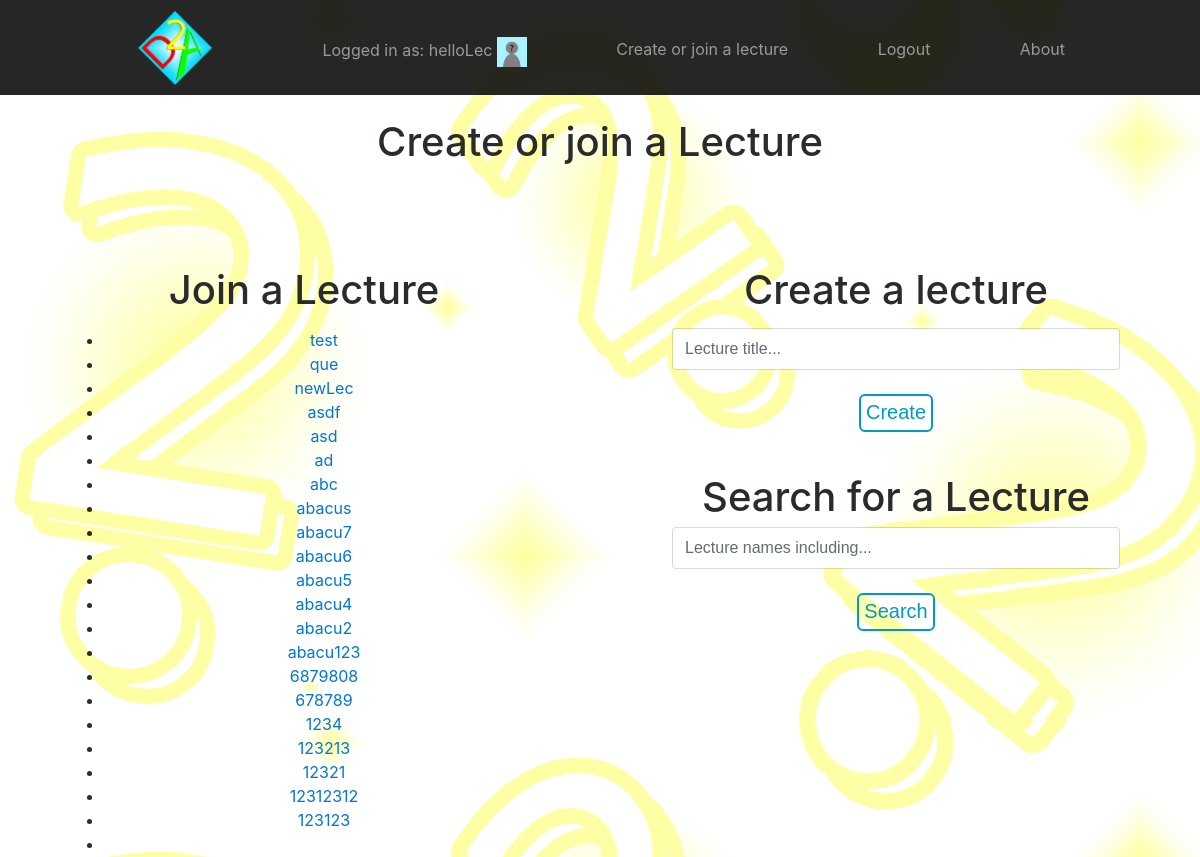
The page /dare2ask/lecture/ (signed in) on the database as committed earlier.
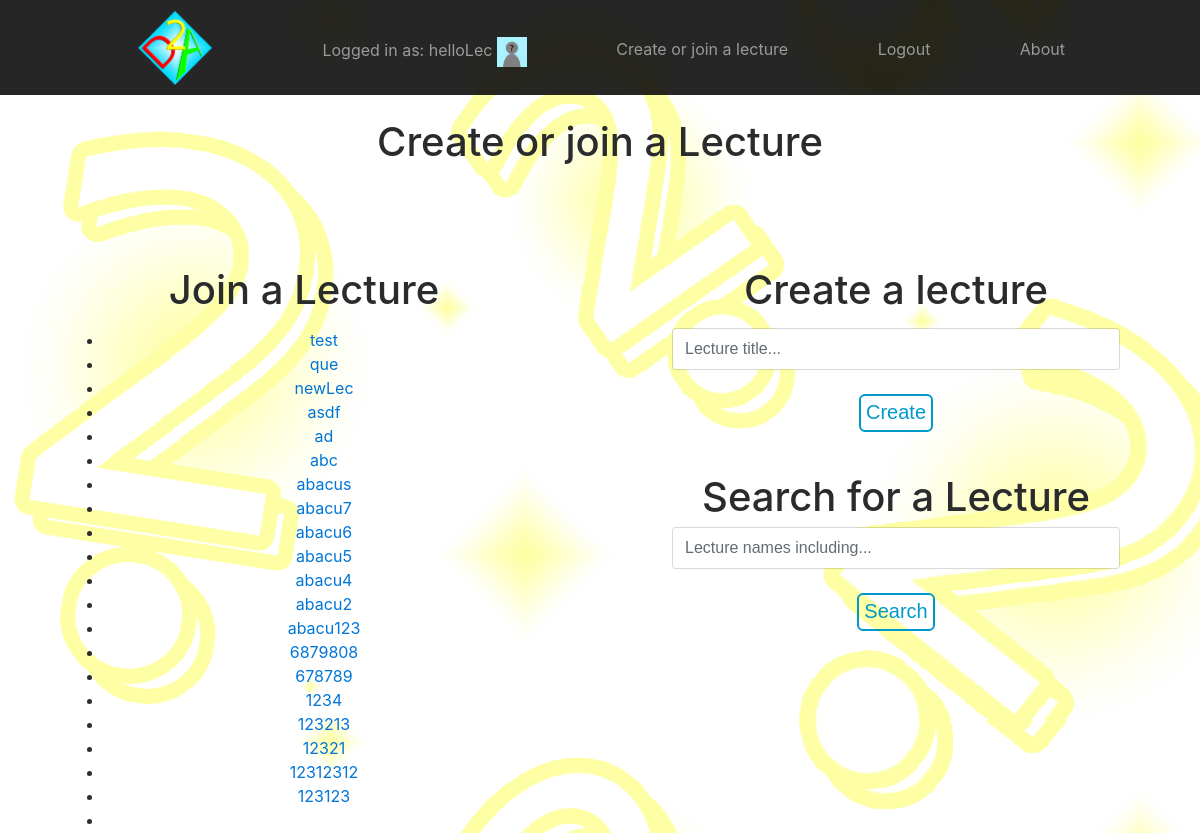
The same page on the database as committed later.
### dare2ask/models.py (models this page shows, shortened)
class Lecture(models.Model):
    title = models.CharField(max_length=128, unique = True)
    join_ID = models.IntegerField(default = -1)
    course_num = models.CharField(max_length=128, default = -1)
    slug = models.SlugField(unique = True) # (blank = True)
    max_length = 128

### dare2ask/views.py (the view)
# urls.py: url(r'^lecture/(?P<lecture_name_slug>[\w\-]+)/$',
@login_required
def lecture(request):
    formLec = LectureForm()
    context_dict = {}
    if request.method == 'POST':
        if 'lecture' in request.POST:
        	formLec = LectureForm(request.POST)
	        if formLec.is_valid():
	            lec = formLec.save(commit=True)
	            print(formLec.cleaned_data)
	            return redirect('/dare2ask/lecture/' +
	                (formLec.cleaned_data)['title'] )
	        else:
	            print(formLec.errors)
    elif request.method == 'GET':
	    if 'search' in request.GET:
	        lecs = Lecture.objects.order_by('title')
	        search_slug = request.GET['search']
	        print(lecs)
	        print(search_slug)
	        print(request.GET)
	        lecs = lecs.filter(title__icontains=search_slug)
	        print(lecs)
	        context_dict = {'lectures': lecs, 'search': search_slug}
	        return render(request, 'dare2ask/search.html', context_dict)
    try:
        lecture_list = Lecture.objects.order_by('-title')
        context_dict['lectures'] = lecture_list
    except Lecture.DoesNotExist:
        context_dict['lectures'] = None
    context_dict['form'] = formLec
    return render(request, 'dare2ask/lecture.html', context_dict)

### dare2ask/forms.py
class LectureForm(forms.ModelForm):
    title = forms.CharField(max_length=Lecture.max_length,
                required=True,
                widget=forms.TextInput(attrs={
                            'class':'form-control',
                            'placeholder':"Lecture title...",
                            'name':'title'
                            } ) )
    slug = forms.CharField(widget=forms.HiddenInput(), required=False)
    class Meta:
        model = Lecture
        fields = ('title',)

### templates/dare2ask/lecture.html (shortened to what this page needs)
<!DOCTYPE html>
{% extends 'dare2ask/base.html' %}
{% load staticfiles %}
{% block header %}
  {% if user.userprofile.lecturer %}
  <h1>Create or join a Lecture</h1>
  {% else %}
  <h1>Join a lecture</h1>
  {% endif %}
{% endblock %}
{% block headerlowleft %}
<h1>Join a Lecture</h1>
{% endblock %}
{% block textlowleft %}
  <div>
    {% if lectures %}
      <ul>
      {% for lecture in lectures %}
        <li>
          <a href="{{ lecture.slug }}">
            {{ lecture.title }} </a>
        </li>
      {% endfor %}
      </ul>
    {% else %}
      No lectures open right now!
    {% endif %}
  </div>
{% endblock %}
{% block headerlowright %}
  {% if user.userprofile.lecturer %}
    <h1>Create a lecture</h1>
  {% endif %}
{% endblock %}
{% block textlowright %}
  {% if user.userprofile.lecturer %}
    <div>
      <form id="lecture_form" \
      method="post" action="/dare2ask/lecture/"
      class = "form-horizontal my-2 my-lg-1">
          {% for field in form.visible_fields %}
            {{ field }}
        {% endfor %}
        <br>
        <button class="button1" name="lecture"
          type="submit">Create</button>
      </form>
    </div>
  {% endif %}
  <h1> Search for a Lecture </h1>
  <div>
    <form class = "form-horizontal my-2 my-lg-1" >
      <input
        class = "form-control mr-sm-2"
        type = "search"
        placeholder = "Lecture names including..."
        name = "search"
        required = True
      />
    <br>
      <button class="button1"
        type="submit">Search</button>
  </div>
{% endblock %}

Rows that differ between the two databases and show on the page:
removed Lecture: title "asd"
